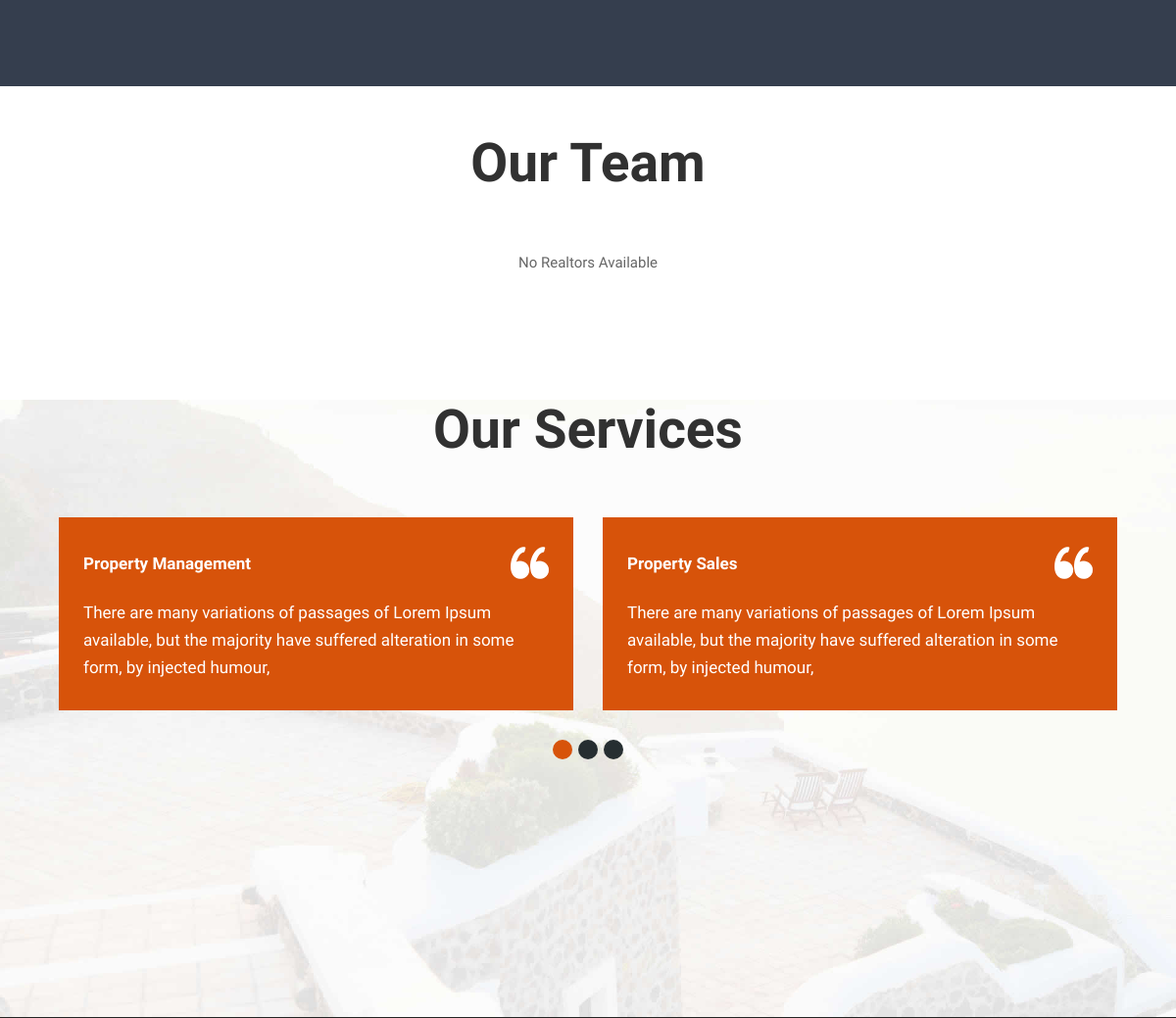
Before: /about (middle part) with the older database file.
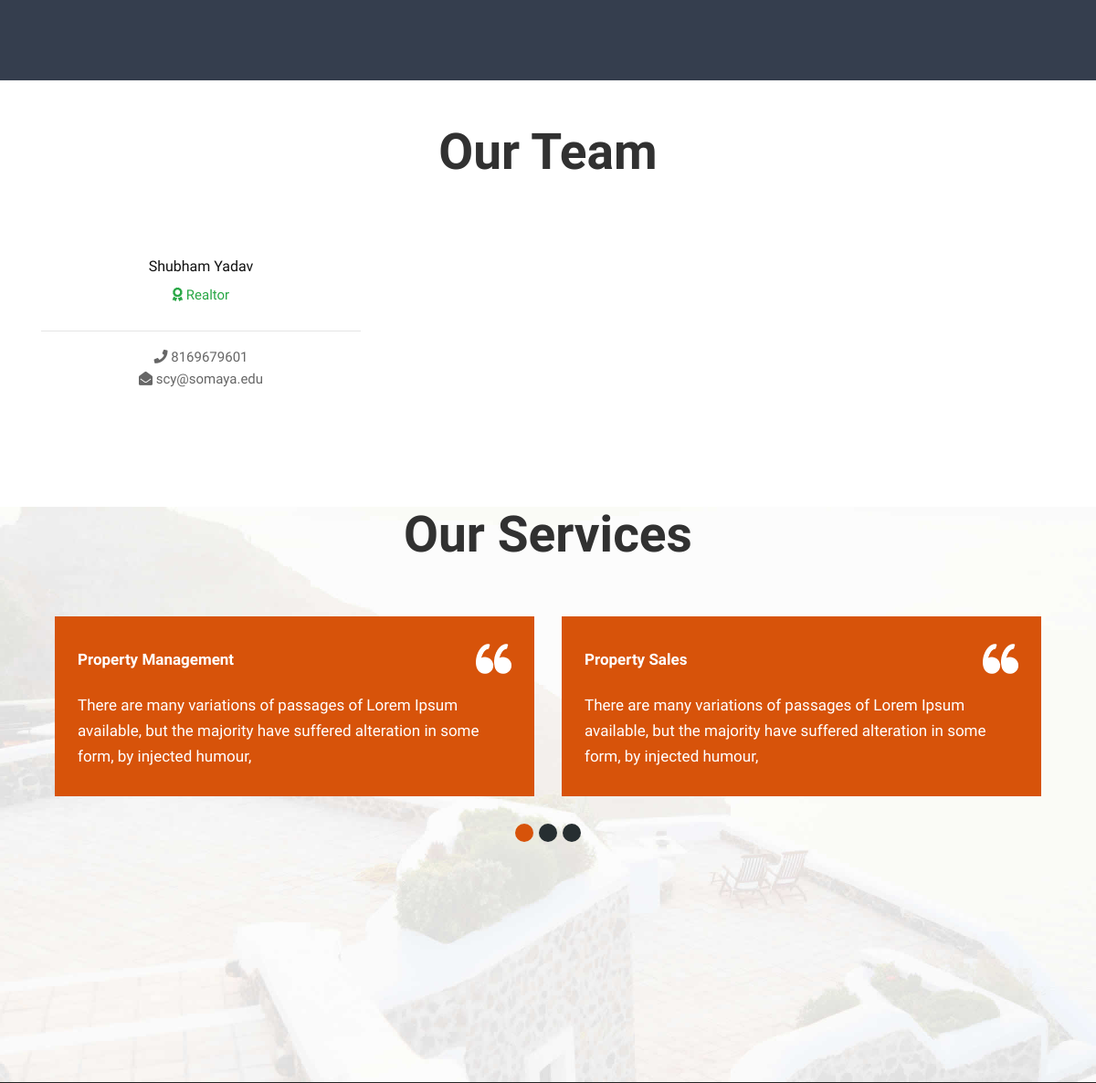
After: the same page with the newer database file.
### realtors/models.py (models this page shows, shortened)
class Realtor(models.Model):
  name = models.CharField(max_length=200)
  photo = models.ImageField(upload_to='photos/%Y/%m/%d/')
  description = models.TextField(blank=True)
  phone = models.CharField(max_length=20)
  email = models.CharField(max_length=50)
  is_mvp = models.BooleanField(default=False)
  hire_date = models.DateTimeField(default=datetime.now, blank=True)

### pages/views.py (the view)
# urls.py: path('about',views.about, name = 'about'),
def about(request):
    realtors = Realtor.objects.order_by('-hire_date')
    mvp_realtors = Realtor.objects.all().filter(is_mvp=True)
    context = {
        'realtors': realtors,
        'mvp_realtors': mvp_realtors
    }
    return render(request, 'pages/about.html', context)

### templates/pages/about.html (shortened to what this page needs)
{% extends 'base.html' %}
{% load static %}
{% load humanize %}
{% block content %}
      <div id="about"  class="about">
      </div>
  <section id="team" class="py-5">
    <div class="container">
      <div class="titlepage">
            <h2>Our Team</h2>
        </div>
      <div class="row text-center">
        {% if realtors %}
          {% for realtor in realtors %}
          <div class="col-md-4">
              <h4 class="search_text">{{ realtor.name }}</h4>
              <p class="text-success">
                <i class="fas fa-award text-success mb-3"></i> Realtor</p>
              <hr>
              <p>
                <i class="fas fa-phone"></i> {{ realtor.phone }}</p>
              <p>
                <i class="fas fa-envelope-open"></i> {{ realtor.email }}</p>
            </div>
          {% endfor %}
        {% else %}
          <div class="col-md-12">
            <p>No Realtors Available</p>
          </div>
        {% endif %}
      </div>
    </div>
  </section>
{% endblock content %}

Changed rows visible on the page:
added Realtor: name "Shubham Yadav", phone "8169679601", email "scy@somaya.edu"
Other visible differences:
text no longer shown: "No Realtors Available"
